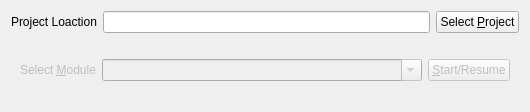
<?xml version="1.0" encoding="UTF-8"?>
<ui version="4.0">
 <class>grader_project_load</class>
 <widget class="QWidget" name="grader_project_load">
  <property name="geometry">
   <rect>
    <x>0</x>
    <y>0</y>
    <width>530</width>
    <height>112</height>
   </rect>
  </property>
  <property name="windowTitle">
   <string>Form</string>
  </property>
  <layout class="QVBoxLayout" name="verticalLayout">
   <item>
    <layout class="QHBoxLayout" name="horizontalLayout_2">
     <item>
      <widget class="QLabel" name="label">
       <property name="sizePolicy">
        <sizepolicy hsizetype="Fixed" vsizetype="Fixed">
         <horstretch>0</horstretch>
         <verstretch>0</verstretch>
        </sizepolicy>
       </property>
       <property name="text">
        <string>Project Loaction</string>
       </property>
      </widget>
     </item>
     <item>
      <widget class="QLineEdit" name="project_dir_path">
       <property name="focusPolicy">
        <enum>Qt::NoFocus</enum>
       </property>
       <property name="readOnly">
        <bool>true</bool>
       </property>
      </widget>
     </item>
     <item>
      <widget class="QPushButton" name="select_project_btn">
       <property name="sizePolicy">
        <sizepolicy hsizetype="Fixed" vsizetype="Fixed">
         <horstretch>0</horstretch>
         <verstretch>0</verstretch>
        </sizepolicy>
       </property>
       <property name="focusPolicy">
        <enum>Qt::TabFocus</enum>
       </property>
       <property name="autoFillBackground">
        <bool>false</bool>
       </property>
       <property name="styleSheet">
        <string notr="true">QPushButton:focus { 
  border-style: outset;
}
</string>
       </property>
       <property name="text">
        <string>Select &amp;Project</string>
       </property>
       <property name="autoDefault">
        <bool>false</bool>
       </property>
       <property name="default">
        <bool>false</bool>
       </property>
       <property name="flat">
        <bool>false</bool>
       </property>
      </widget>
     </item>
    </layout>
   </item>
   <item>
    <widget class="QWidget" name="select_module_widget" native="true">
     <property name="enabled">
      <bool>false</bool>
     </property>
     <layout class="QHBoxLayout" name="horizontalLayout">
      <item>
       <widget class="QLabel" name="label_2">
        <property name="sizePolicy">
         <sizepolicy hsizetype="Fixed" vsizetype="Fixed">
          <horstretch>0</horstretch>
          <verstretch>0</verstretch>
         </sizepolicy>
        </property>
        <property name="text">
         <string>Select &amp;Module</string>
        </property>
        <property name="buddy">
         <cstring>select_module_combo</cstring>
        </property>
       </widget>
      </item>
      <item>
       <widget class="QComboBox" name="select_module_combo">
        <property name="sizePolicy">
         <sizepolicy hsizetype="Expanding" vsizetype="Fixed">
          <horstretch>0</horstretch>
          <verstretch>0</verstretch>
         </sizepolicy>
        </property>
        <property name="editable">
         <bool>true</bool>
        </property>
        <property name="insertPolicy">
         <enum>QComboBox::NoInsert</enum>
        </property>
       </widget>
      </item>
      <item>
       <widget class="QPushButton" name="start_btn">
        <property name="sizePolicy">
         <sizepolicy hsizetype="Fixed" vsizetype="Fixed">
          <horstretch>0</horstretch>
          <verstretch>0</verstretch>
         </sizepolicy>
        </property>
        <property name="focusPolicy">
         <enum>Qt::TabFocus</enum>
        </property>
        <property name="autoFillBackground">
         <bool>false</bool>
        </property>
        <property name="styleSheet">
         <string notr="true">QPushButton:focus { 
  border-style: outset;
}</string>
        </property>
        <property name="text">
         <string>&amp;Start/Resume</string>
        </property>
        <property name="autoDefault">
         <bool>false</bool>
        </property>
        <property name="default">
         <bool>false</bool>
        </property>
        <property name="flat">
         <bool>false</bool>
        </property>
       </widget>
      </item>
     </layout>
    </widget>
   </item>
  </layout>
 </widget>
 <tabstops>
  <tabstop>start_btn</tabstop>
 </tabstops>
 <resources/>
 <connections/>
</ui>
